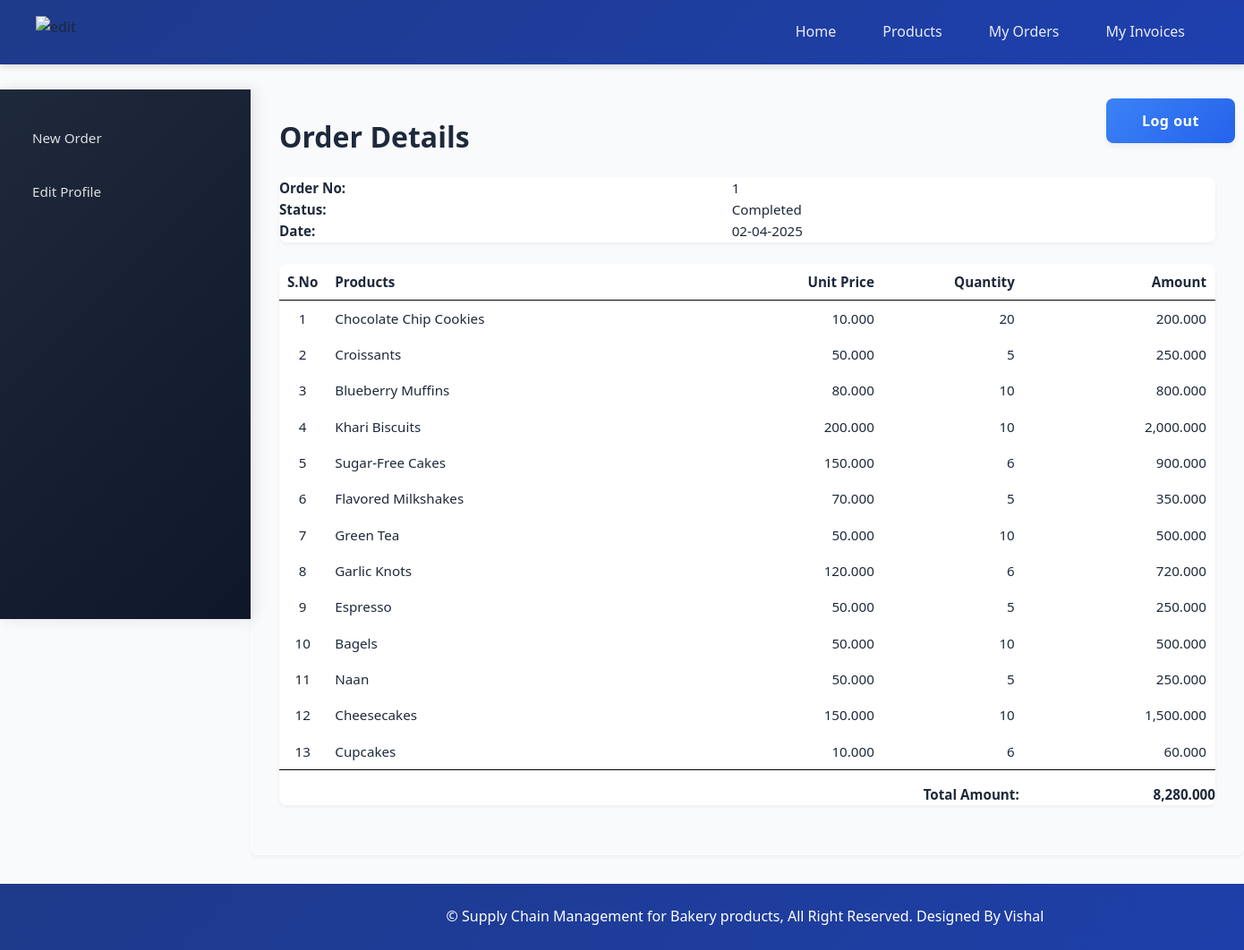
Page /retailer/view_order_items.php?id=1 (signed in) on the committed database.
### tables this page shows
CREATE TABLE `orders` (
  `order_id` int(11) NOT NULL,
  `date` date NOT NULL,
  `retailer_id` int(11) NOT NULL,
  `approved` tinyint(1) NOT NULL,
  `status` tinyint(1) NOT NULL,
  `total_amount` decimal(10,3) NOT NULL
);

CREATE TABLE `order_items` (
  `order_items_id` int(11) NOT NULL,
  `order_id` int(11) NOT NULL,
  `pro_id` int(11) NOT NULL,
  `quantity` int(6) NOT NULL
);

CREATE TABLE `products` (
  `pro_id` int(11) NOT NULL,
  `pro_name` varchar(25) NOT NULL,
  `pro_desc` text DEFAULT NULL,
  `pro_price` decimal(10,3) NOT NULL,
  `unit` int(11) NOT NULL,
  `pro_cat` int(11) NOT NULL,
  `quantity` int(6) DEFAULT NULL
);

### retailer/view_order_items.php (the view, shortened to what this page needs)
<?php
	require("../includes/config.php");
	if(isset($_SESSION['manufacturer_login']) || isset($_SESSION['admin_login']) || isset($_SESSION['retailer_login'])) {
			$order_id = $_GET['id'];
			$query_selectOrderItems = "SELECT *,order_items.quantity AS quantity FROM orders,order_items,products WHERE order_items.order_id='$order_id' AND order_items.pro_id=products.pro_id AND order_items.order_id=orders.order_id";
			$result_selectOrderItems = mysqli_query($con,$query_selectOrderItems);
			$query_selectOrder = "SELECT date,status FROM orders WHERE order_id='$order_id'";
			$result_selectOrder = mysqli_query($con,$query_selectOrder);
			$row_selectOrder = mysqli_fetch_array($result_selectOrder);
		}
		else {
			header('Location:../index.php');
		}
?>
<!DOCTYPE html>
<html>
<head>
	<link rel="stylesheet" href="../includes/main_style.css" >
</head>
<body>
	<?php
		include("../includes/nav_retailer.inc.php");
		include("../includes/aside_retailer.inc.php");
	?>
	<section>
		<h1>Order Details</h1>
		<table class="table_infoFormat">
		<tr>
			<td style="font-weight: bold;"> Order No: </td>
			<td> <?php echo $order_id; ?> </td>
		</tr>
		<tr>
			<td style="font-weight: bold;"> Status: </td>
			<td>
			<?php
				if($row_selectOrder['status'] == 0) {
					echo "Pending";
				}
				else {
					echo "Completed";
				}
			?>
			</td>
		</tr>
		<tr>
			<td style="font-weight: bold;"> Date: </td>
			<td> <?php echo date("d-m-Y",strtotime($row_selectOrder['date'])); ?> </td>
		</tr>
		</table>
		<form action="" method="POST" class="form">
		<table class="table_invoiceFormat" style="width: 100%; border-collapse: collapse; font-family: Arial, sans-serif;">
    <thead>
        <tr>
            <th style="width: 5%; text-align: center; border-bottom: 1px solid #000; padding: 8px 5px;">S.No</th>
            <th style="width: 45%; text-align: left; border-bottom: 1px solid #000; padding: 8px 10px;">Products</th>
            <th style="width: 15%; text-align: right; border-bottom: 1px solid #000; padding: 8px 15px;">Unit Price</th>
            <th style="width: 15%; text-align: right; border-bottom: 1px solid #000; padding: 8px 15px;">Quantity</th>
            <th style="width: 20%; text-align: right; border-bottom: 1px solid #000; padding: 8px 10px;">Amount</th>
        </tr>
    </thead>
    <tbody>
        <?php
        $i = 1;
        $total_amount = 0;
        while($row_selectOrderItems = mysqli_fetch_array($result_selectOrderItems)):
            $amount = $row_selectOrderItems['quantity'] * $row_selectOrderItems['pro_price'];
            $total_amount += $amount;
        ?>
        <tr>
            <td style="text-align: center; padding: 8px 5px;"><?php echo $i++; ?></td>
            <td style="text-align: left; padding: 8px 10px;"><?php echo htmlspecialchars($row_selectOrderItems['pro_name']); ?></td>
            <td style="text-align: right; padding: 8px 15px;"><?php echo number_format($row_selectOrderItems['pro_price'], 3); ?></td>
            <td style="text-align: right; padding: 8px 15px;"><?php echo htmlspecialchars($row_selectOrderItems['quantity']); ?></td>
            <td style="text-align: right; padding: 8px 10px;"><?php echo number_format($amount, 3); ?></td>
        </tr>
        <?php endwhile; ?>
        <tr style="height:40px;vertical-align:bottom;">
            <td colspan="4" style="text-align: right; border-top: 1px solid #000; padding-top: 10px; padding-right: 10px;">
                <b>Total Amount:</b>
            </td>
            <td style="text-align: right; border-top: 1px solid #000; padding-top: 10px; font-weight: bold;">
                <?php echo number_format($total_amount, 3); ?>
            </td>
        </tr>
    </tbody>
</table>
		</form>
	</section>
	<?php
		include("../includes/footer.inc.php");
	?>
</body>
</html>

### includes/main_style.css (style rules this page uses)
* { font-family: 'Segoe UI', Roboto, -apple-system, sans-serif; margin: 0; padding: 0; box-sizing: border-box; }
body { margin: auto; background-color: #f8fafc; color: #1e293b; line-height: 1.6; }
body { margin-left: 280px; min-height: 100vh; margin-top: 100px; overflow-x: hidden; }
section { max-width: 1200px; width: 100%; padding: 2rem; margin: 0 auto; }
section h1 { margin: 0 0 1.5rem; font-weight: 700; color: #1e293b; font-size: 2rem; line-height: 1.3; }
table { border-collapse: separate; border-spacing: 0; width: 100%; margin: 1.5rem 0; font-size: 0.95rem; background: white; border-radius: 8px; overflow: hidden; box-shadow: 0 2px 4px rgba(0, 0, 0, 0.05); }

### rows in the picture
orders: date "02-04-2025"
order_items: pro.pro_name "Chocolate Chip Cookies", pro.pro_price "10.000", quantity "20", quantity.pro_price "200.000"
order_items: pro.pro_name "Croissants", pro.pro_price "50.000", quantity "5", quantity.pro_price "250.000"
order_items: pro.pro_name "Blueberry Muffins", pro.pro_price "80.000", quantity "10", quantity.pro_price "800.000"
order_items: pro.pro_name "Khari Biscuits", pro.pro_price "200.000", quantity "10", quantity.pro_price "2,000.000"
order_items: pro.pro_name "Sugar-Free Cakes", pro.pro_price "150.000", quantity "6", quantity.pro_price "900.000"
order_items: pro.pro_name "Flavored Milkshakes", pro.pro_price "70.000", quantity "5", quantity.pro_price "350.000"
order_items: pro.pro_name "Green Tea", pro.pro_price "50.000", quantity "10", quantity.pro_price "500.000"
order_items: pro.pro_name "Garlic Knots", pro.pro_price "120.000", quantity "6", quantity.pro_price "720.000"
order_items: pro.pro_name "Espresso", pro.pro_price "50.000", quantity "5", quantity.pro_price "250.000"
order_items: pro.pro_name "Bagels", pro.pro_price "50.000", quantity "10", quantity.pro_price "500.000"
order_items: pro.pro_name "Naan", pro.pro_price "50.000", quantity "5", quantity.pro_price "250.000"
order_items: pro.pro_name "Cheesecakes", pro.pro_price "150.000", quantity "10", quantity.pro_price "1,500.000"
order_items: pro.pro_name "Cupcakes", pro.pro_price "10.000", quantity "6", quantity.pro_price "60.000"

### other values in the picture
$order_id "1"
$total_amount "8,280.000"
